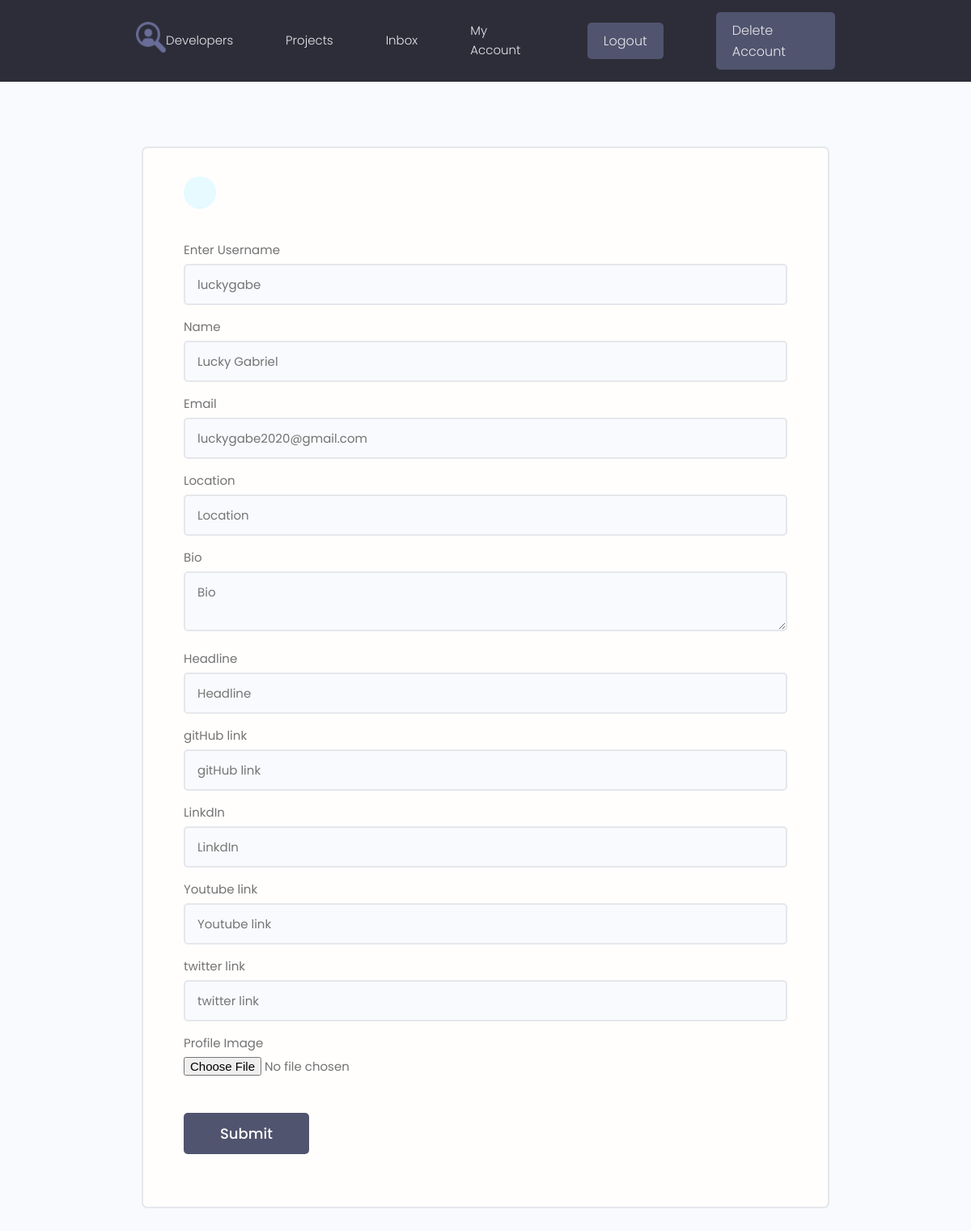
Before: /update_profile (signed in) with the older database file.
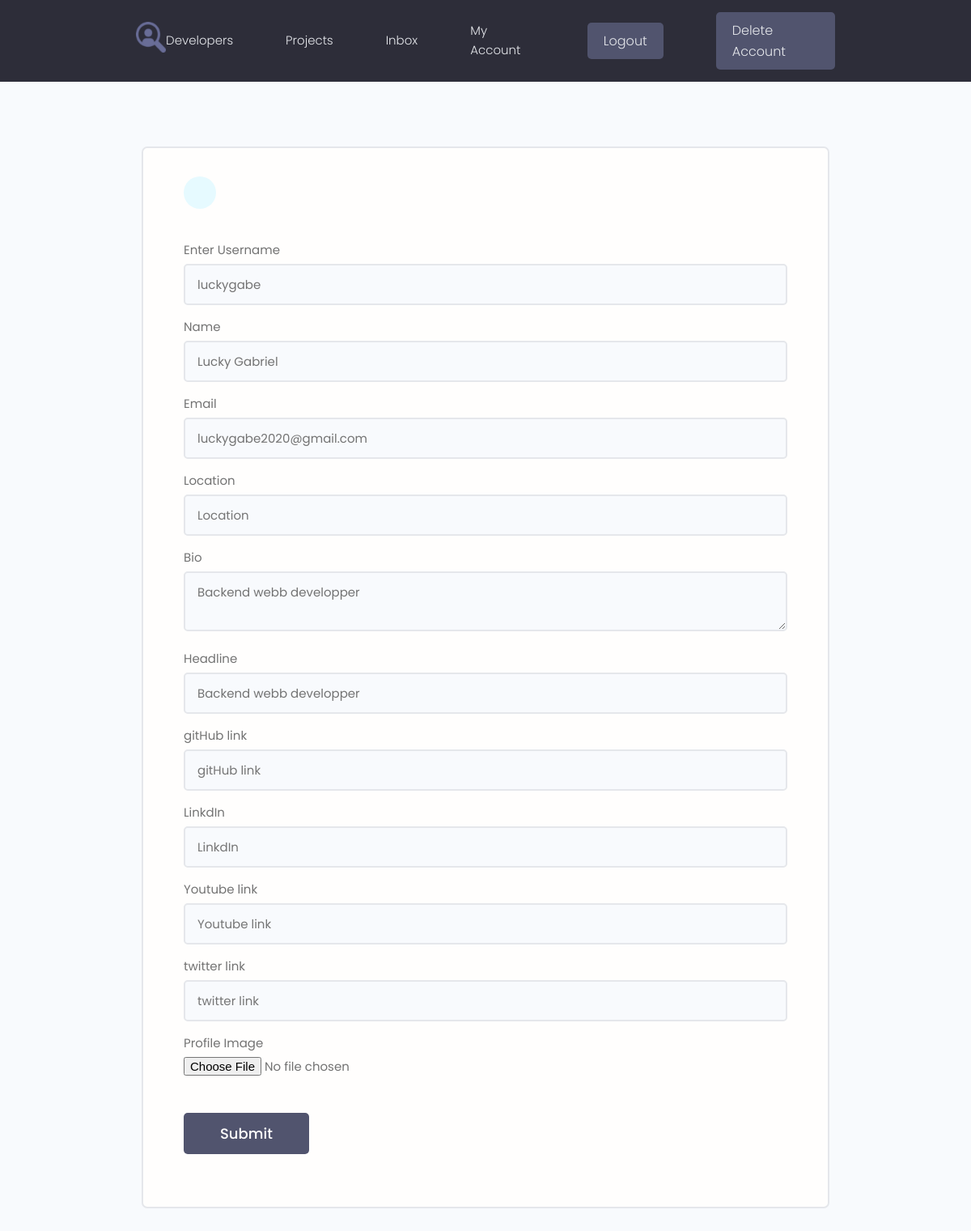
After: the same page with the newer database file.
### models/user.py (models this page shows, shortened)
class Profile(BaseModel, Base):
    __tablename__ = 'profiles'
    user_id = Column(String(60), ForeignKey('users.id'))
    user = relationship("User", back_populates="profile")
    username = Column(String(150), nullable=False, unique=True)
    email = Column(String(150), nullable=False)
    name = Column(String(150), nullable=False)
    bio = Column(Text, nullable=True)
    location = Column(String(150), nullable=True)
    headline = Column(String(250), nullable=True)
    profile_image_url = Column(String(2000), default='images/profiles/user-default.png')
    social_github = Column(String(200), nullable=True)
    social_linkdin = Column(String(200), nullable=True)
    social_youtube = Column(String(200), nullable=True)
    social_twitter = Column(String(200), nullable=True)
    skills = relationship("Skill", backref="profile",
                          cascade="all, delete, delete-orphan")
    comments = relationship("Comment", backref="profile", cascade="all, delete-orphan")
    rates = relationship("Rate", backref="profile", cascade="all, delete-orphan")

### webdynamic/views/users.py (the view, shortened to what this page needs)
@app_views.route('/update_profile', methods=['GET', 'POST'], strict_slashes=False)
@login_required
def update_profile():
    profile = current_user.profile
    form = ProfileForm(obj=profile)
    return render_template('create_update_form.html', form=form)

### forms/user.py
class ProfileForm(FlaskForm):
    username = StringField('Enter Username', validators=[DataRequired()])
    name = StringField('Name', validators=[DataRequired()])
    email = EmailField('Email', validators=[DataRequired(), Email()])
    location = StringField('Location')
    bio = TextAreaField('Bio')
    headline = StringField('Headline')
    social_github = StringField('gitHub link', validators=[URL(), Optional()])
    social_linkdin = StringField('LinkdIn', validators=[URL(), Optional()])
    social_youtube = StringField('Youtube link', validators=[URL(), Optional()])
    social_twitter = StringField('twitter link', validators=[URL(), Optional()])
    profile_image = FileField('Profile Image')

### models/engine/dbManager.py (called while the page is built)
    def all(self, cls=None):
        new_dict = {}
        for clss in classes:
            if cls is None or cls is classes[clss] or cls is clss:
                objs = self.__session.query(classes[clss]).all()
                for obj in objs:
                    key = obj.__class__.__name__ + '.' + obj.id
                    new_dict[key] = obj
        return (new_dict)

### webdynamic/app.py (called while the page is built)
@login_manager.user_loader
def load_user(user_id):
    user = storage.get(User, user_id)
    return user

### webdynamic/templates/create_update_form.html (shortened to what this page needs)
{% extends 'main.html' %}
{% block content %}
 <main class="formPage my-xl">
    <div class="content-box">
        <div class="formWrapper">
            <a class="backButton" href="#"></a>
            <br>
            <form class="form" method="POST" enctype="multipart/form-data">
                {% for field in form %}
                {% if field.label.text != 'CSRF Token' %}
                    <div class="form__field">
                        <label for="{{ field.id }}">{{ field.label }}</label>
                        {{ field(class="input input--text", placeholder=field.label.text) }}
                    </div>
                    {% endif %}
                {% endfor %}
                <input class="btn btn--sub btn--lg  my-md" type="submit" value="Submit" />
            </form>
        </div>
    </div>
</main>
{% endblock %}

Changed rows visible on the page:
changed Profile "luckygabe": bio (not shown) → "Backend webb developper"; headline (not shown) → "Backend webb developper"
